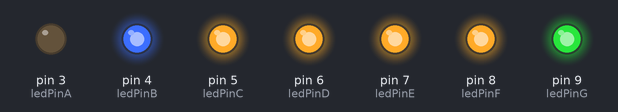
The sketch below on a simulated Arduino Uno, built with avr-gcc and run on an emulated ATmega328P. Parts: output pins drawn as LEDs (lit = HIGH).

Above: at 0.5 s.
At 2.5 s:
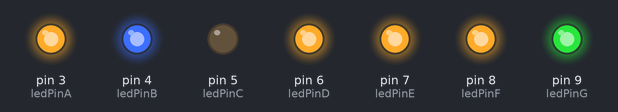
At 4.5 s:
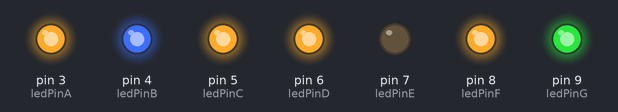
At 9.5 s:
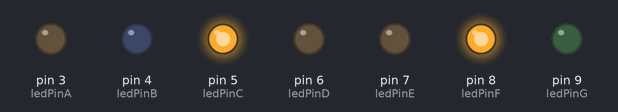
At 13.5 s:
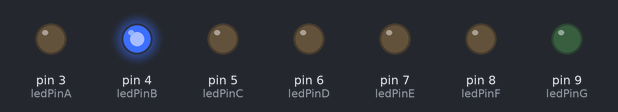
At 18.5 s:
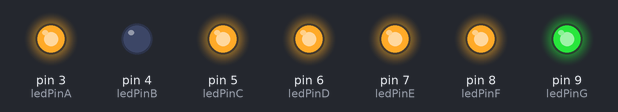
Timing chart, 0 to 19.6 s (numbered marks = the images above):
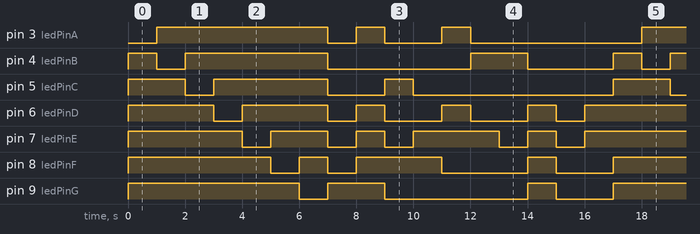

Measured:
- by itself, pin 3 (ledPinA): LOW → HIGH at 1.0 s, → LOW 6.0 s later, → HIGH 1.0 s later, → LOW 1.0 s later, … (13 changes in this stretch)
- by itself, pin 4 (ledPinB): repeats every 17.0 s: LOW 1.0 s, HIGH 5.0 s, LOW 5.0 s, HIGH 2.0 s, LOW 3.0 s, HIGH 1.0 s
- by itself, pin 5 (ledPinC): repeats every 17.0 s: LOW 1.0 s, HIGH 4.0 s, LOW 2.0 s, HIGH 1.0 s, LOW 7.0 s, HIGH 2.0 s
- by itself, pin 6 (ledPinD): repeats every 17.0 s: LOW 1.0 s, HIGH 3.0 s, LOW 1.0 s, 2 × (HIGH 1.0 s, LOW 2.0 s), HIGH 1.0 s, LOW 1.0 s, HIGH 4.0 s
- by itself, pin 8 (ledPinF): repeats every 17.0 s: LOW 1.0 s, HIGH 1.0 s, LOW 1.0 s, HIGH 3.0 s, LOW 3.0 s, HIGH 1.0 s, LOW 2.0 s, HIGH 5.0 s
- by itself, pin 9 (ledPinG): LOW → HIGH at 0.00 s, → LOW 6.0 s later, → HIGH 1.0 s later, → LOW 2.0 s later, … (13 changes in this stretch)
- by itself, pin 7 (ledPinE): repeats every 17.0 s: LOW 1.0 s, HIGH 2.0 s, LOW 1.0 s, HIGH 1.0 s, LOW 1.0 s, HIGH 3.0 s, LOW 1.0 s, HIGH 1.0 s, LOW 1.0 s, HIGH 5.0 s

The sketch:

Single_Digit_Display.ino
```cpp
const int ledPinA=3;
const int ledPinB=4;
const int ledPinC=5;
const int ledPinD=6;
const int ledPinE=7;
const int ledPinF=8;
const int ledPinG=9;

int num_array[10][7] = {
  {0, 0, 0, 0, 0, 0, 1}, // 0
  {1, 0, 0, 1, 1, 1, 1}, // 1
  {0, 0, 1, 0, 0, 1, 0}, // 2
  {0, 0, 0, 0, 1, 1, 0}, // 3
  {1, 0, 0, 1, 1, 0, 0}, // 4
  {0, 1, 0, 0, 1, 0, 0}, // 5
  {0, 1, 0, 0, 0, 0, 0}, // 6
  {0, 0, 0, 1, 1, 1, 1}, // 7
  {0, 0, 0, 0, 0, 0, 0}, // 8
  {0, 0, 0, 1, 1, 0, 0}  // 9
};

int segmentPins[] = {3, 4, 5, 6, 7, 8, 9};


void setup() {
  // put your setup code here, to run once:
  for (int i=3; i<=9; i++)
  {
    pinMode(i,OUTPUT);
  }
}
void displayNumber(int number) {
  if (number >= 0 && number <= 9) {
    for (int j = 0; j < 7; j++) {
      digitalWrite(segmentPins[j], num_array[number][j]);
    }
  }
}
void loop() {
  // put your main code here, to run repeatedly:

    for (int i=3; i<=9; i++)
  {
    digitalWrite(i,HIGH);
  }


 digitalWrite(ledPinA,LOW);// TURN ON THE LED
  delay(1000);
 digitalWrite(ledPinA,HIGH);

  digitalWrite(ledPinB,LOW);// TURN ON THE LED
  delay(1000);
 digitalWrite(ledPinB,HIGH);

   digitalWrite(ledPinC,LOW);// TURN ON THE LED
  delay(1000);
 digitalWrite(ledPinC,HIGH);

   digitalWrite(ledPinD,LOW);// TURN ON THE LED
  delay(1000);
 digitalWrite(ledPinD,HIGH);

   digitalWrite(ledPinE,LOW);// TURN ON THE LED
  delay(1000);
 digitalWrite(ledPinE,HIGH);

   digitalWrite(ledPinF,LOW);// TURN ON THE LED
  delay(1000);
 digitalWrite(ledPinF,HIGH);

   digitalWrite(ledPinG,LOW);// TURN ON THE LED
  delay(1000);
  digitalWrite(ledPinG,HIGH);
  //delay(1000); //Delay 1 second

  // Display numbers 0-9
  for (int j = 0; j <= 9; j++) {
    displayNumber(j);
    delay(1000);
  }
}
```
